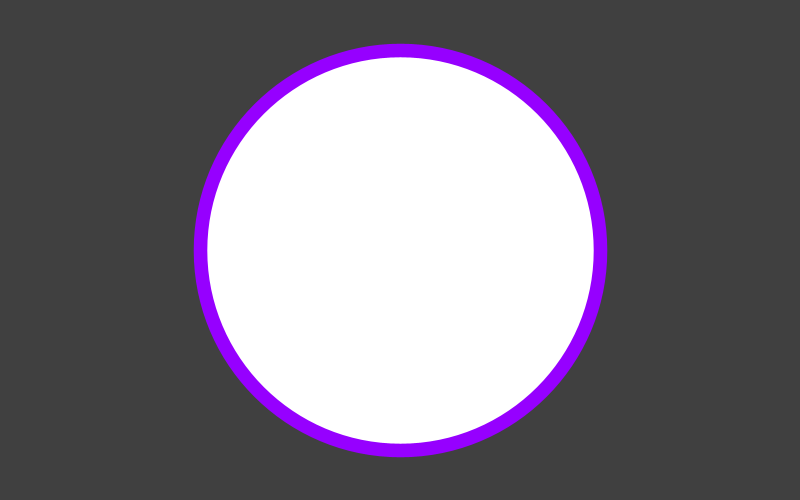
Frame 1 (no input)
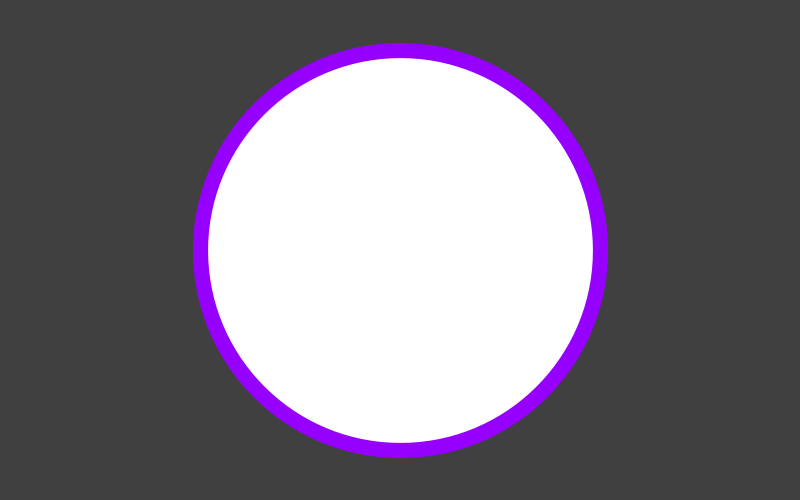
Frame 60 (the mouse pressed at the canvas centre just before this capture)
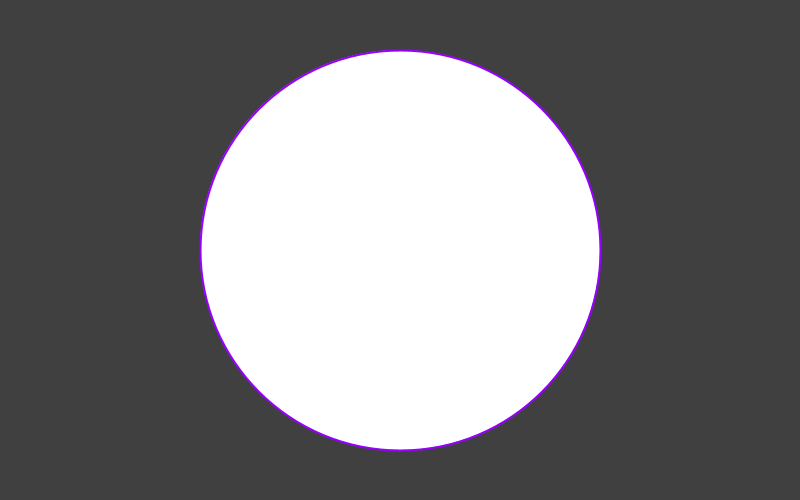
Frame 120 (the mouse held since frame 60 and released just before this capture)

The Processing sketch that drew these frames (run headless with seeded random() and noise(); from frame 60 on, the mouse is pressed at the canvas centre):

// Processing sketch: WaveDemo
// ── WaveDemo.pde
void setup()
{
  size(800, 500);
  stroke(150, 0, 255);
}
void draw()
{
  background(64);
  
  float t = 11 +  (9 * sin((millis() / 1000.0) * 2f));//from [-1, 1] to [2, 20]
  strokeWeight(t);
  
  ellipse(width/2, height/2, 400, 400);
}
